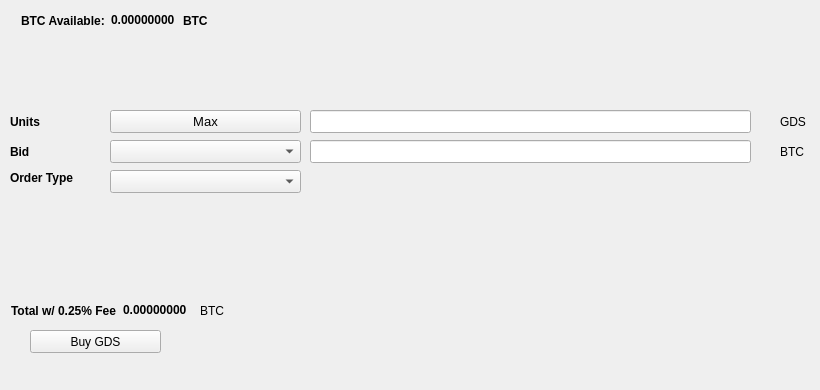
   <widget class="QWidget" name="BuyTab">
    <attribute name="title">
     <string>Buy</string>
    </attribute>
    <widget class="QPushButton" name="BuyGDS">
     <property name="geometry">
      <rect>
       <x>30</x>
       <y>330</y>
       <width>131</width>
       <height>23</height>
      </rect>
     </property>
     <property name="text">
      <string>Buy GDS</string>
     </property>
     <property name="icon">
      <iconset resource="../goods.qrc">
       <normaloff>:/icons/bitcoin</normaloff>:/icons/bitcoin</iconset>
     </property>
    </widget>
    <widget class="QLabel" name="label_3">
     <property name="geometry">
      <rect>
       <x>10</x>
       <y>110</y>
       <width>46</width>
       <height>23</height>
      </rect>
     </property>
     <property name="font">
      <font>
       <weight>75</weight>
       <bold>true</bold>
      </font>
     </property>
     <property name="text">
      <string>Units</string>
     </property>
    </widget>
    <widget class="QLineEdit" name="UnitsInput">
     <property name="geometry">
      <rect>
       <x>310</x>
       <y>110</y>
       <width>441</width>
       <height>23</height>
      </rect>
     </property>
     <property name="font">
      <font>
       <pointsize>9</pointsize>
       <weight>75</weight>
       <bold>true</bold>
      </font>
     </property>
    </widget>
    <widget class="QLineEdit" name="BuyBidPriceEdit">
     <property name="geometry">
      <rect>
       <x>310</x>
       <y>140</y>
       <width>441</width>
       <height>23</height>
      </rect>
     </property>
     <property name="font">
      <font>
       <pointsize>9</pointsize>
       <weight>75</weight>
       <bold>true</bold>
      </font>
     </property>
    </widget>
    <widget class="QLabel" name="label_4">
     <property name="geometry">
      <rect>
       <x>780</x>
       <y>110</y>
       <width>31</width>
       <height>23</height>
      </rect>
     </property>
     <property name="text">
      <string>GDS</string>
     </property>
    </widget>
    <widget class="QLabel" name="label_5">
     <property name="geometry">
      <rect>
       <x>780</x>
       <y>140</y>
       <width>31</width>
       <height>23</height>
      </rect>
     </property>
     <property name="text">
      <string>BTC</string>
     </property>
    </widget>
    <widget class="QLabel" name="label_6">
     <property name="geometry">
      <rect>
       <x>10</x>
       <y>140</y>
       <width>46</width>
       <height>23</height>
      </rect>
     </property>
     <property name="font">
      <font>
       <weight>75</weight>
       <bold>true</bold>
      </font>
     </property>
     <property name="text">
      <string>Bid</string>
     </property>
    </widget>
    <widget class="QLabel" name="label_7">
     <property name="geometry">
      <rect>
       <x>10</x>
       <y>170</y>
       <width>91</width>
       <height>16</height>
      </rect>
     </property>
     <property name="font">
      <font>
       <weight>75</weight>
       <bold>true</bold>
      </font>
     </property>
     <property name="text">
      <string>Order Type</string>
     </property>
    </widget>
    <widget class="QPushButton" name="Buy_Max_Amount">
     <property name="geometry">
      <rect>
       <x>110</x>
       <y>110</y>
       <width>191</width>
       <height>23</height>
      </rect>
     </property>
     <property name="font">
      <font>
       <pointsize>10</pointsize>
      </font>
     </property>
     <property name="text">
      <string>Max</string>
     </property>
    </widget>
    <widget class="QComboBox" name="BuyBidcomboBox">
     <property name="geometry">
      <rect>
       <x>110</x>
       <y>140</y>
       <width>191</width>
       <height>23</height>
      </rect>
     </property>
     <property name="font">
      <font>
       <pointsize>10</pointsize>
      </font>
     </property>
    </widget>
    <widget class="QComboBox" name="buyOrdertypeCombo">
     <property name="geometry">
      <rect>
       <x>110</x>
       <y>170</y>
       <width>191</width>
       <height>23</height>
      </rect>
     </property>
     <property name="font">
      <font>
       <pointsize>10</pointsize>
      </font>
     </property>
    </widget>
    <widget class="QWidget" name="layoutWidget1">
     <property name="geometry">
      <rect>
       <x>21</x>
       <y>11</y>
       <width>227</width>
       <height>19</height>
      </rect>
     </property>
     <layout class="QHBoxLayout" name="horizontalLayout_3">
      <item>
       <widget class="QLabel" name="label232">
        <property name="font">
         <font>
          <weight>75</weight>
          <bold>true</bold>
         </font>
        </property>
        <property name="text">
         <string>BTC Available:</string>
        </property>
       </widget>
      </item>
      <item>
       <widget class="QLabel" name="BtcAvailableLbl">
        <property name="palette">
         <palette>
          <active>
           <colorrole role="WindowText">
            <brush brushstyle="SolidPattern">
             <color alpha="255">
              <red>0</red>
              <green>0</green>
              <blue>0</blue>
             </color>
            </brush>
           </colorrole>
           <colorrole role="Button">
            <brush brushstyle="SolidPattern">
             <color alpha="255">
              <red>0</red>
              <green>170</green>
              <blue>0</blue>
             </color>
            </brush>
           </colorrole>
           <colorrole role="Light">
            <brush brushstyle="SolidPattern">
             <color alpha="255">
              <red>0</red>
              <green>255</green>
              <blue>0</blue>
             </color>
            </brush>
           </colorrole>
           <colorrole role="Midlight">
            <brush brushstyle="SolidPattern">
             <color alpha="255">
              <red>0</red>
              <green>212</green>
              <blue>0</blue>
             </color>
            </brush>
           </colorrole>
           <colorrole role="Dark">
            <brush brushstyle="SolidPattern">
             <color alpha="255">
              <red>0</red>
              <green>85</green>
              <blue>0</blue>
             </color>
            </brush>
           </colorrole>
           <colorrole role="Mid">
            <brush brushstyle="SolidPattern">
             <color alpha="255">
              <red>0</red>
              <green>113</green>
              <blue>0</blue>
             </color>
            </brush>
           </colorrole>
           <colorrole role="Text">
            <brush brushstyle="SolidPattern">
             <color alpha="255">
              <red>0</red>
              <green>170</green>
              <blue>0</blue>
             </color>
            </brush>
           </colorrole>
           <colorrole role="BrightText">
            <brush brushstyle="SolidPattern">
             <color alpha="255">
              <red>255</red>
              <green>255</green>
              <blue>255</blue>
             </color>
            </brush>
           </colorrole>
           <colorrole role="ButtonText">
            <brush brushstyle="SolidPattern">
             <color alpha="255">
              <red>0</red>
              <green>0</green>
              <blue>0</blue>
             </color>
            </brush>
           </colorrole>
           <colorrole role="Base">
            <brush brushstyle="SolidPattern">
             <color alpha="255">
              <red>255</red>
              <green>255</green>
              <blue>255</blue>
             </color>
            </brush>
           </colorrole>
           <colorrole role="Window">
            <brush brushstyle="SolidPattern">
             <color alpha="255">
              <red>0</red>
              <green>170</green>
              <blue>0</blue>
             </color>
            </brush>
           </colorrole>
           <colorrole role="Shadow">
            <brush brushstyle="SolidPattern">
             <color alpha="255">
              <red>0</red>
              <green>0</green>
              <blue>0</blue>
             </color>
            </brush>
           </colorrole>
           <colorrole role="AlternateBase">
            <brush brushstyle="SolidPattern">
             <color alpha="255">
              <red>127</red>
              <green>212</green>
              <blue>127</blue>
             </color>
            </brush>
           </colorrole>
           <colorrole role="ToolTipBase">
            <brush brushstyle="SolidPattern">
             <color alpha="255">
              <red>255</red>
              <green>255</green>
              <blue>220</blue>
             </color>
            </brush>
           </colorrole>
           <colorrole role="ToolTipText">
            <brush brushstyle="SolidPattern">
             <color alpha="255">
              <red>0</red>
              <green>0</green>
              <blue>0</blue>
             </color>
            </brush>
           </colorrole>
          </active>
          <inactive>
           <colorrole role="WindowText">
            <brush brushstyle="SolidPattern">
             <color alpha="255">
              <red>0</red>
              <green>0</green>
              <blue>0</blue>
             </color>
            </brush>
           </colorrole>
           <colorrole role="Button">
            <brush brushstyle="SolidPattern">
             <color alpha="255">
              <red>0</red>
              <green>170</green>
              <blue>0</blue>
             </color>
            </brush>
           </colorrole>
           <colorrole role="Light">
            <brush brushstyle="SolidPattern">
             <color alpha="255">
              <red>0</red>
              <green>255</green>
              <blue>0</blue>
             </color>
            </brush>
           </colorrole>
           <colorrole role="Midlight">
            <brush brushstyle="SolidPattern">
             <color alpha="255">
              <red>0</red>
              <green>212</green>
              <blue>0</blue>
             </color>
            </brush>
           </colorrole>
           <colorrole role="Dark">
            <brush brushstyle="SolidPattern">
             <color alpha="255">
              <red>0</red>
              <green>85</green>
              <blue>0</blue>
             </color>
            </brush>
           </colorrole>
           <colorrole role="Mid">
            <brush brushstyle="SolidPattern">
             <color alpha="255">
              <red>0</red>
              <green>113</green>
              <blue>0</blue>
             </color>
            </brush>
           </colorrole>
           <colorrole role="Text">
            <brush brushstyle="SolidPattern">
             <color alpha="255">
              <red>0</red>
              <green>170</green>
              <blue>0</blue>
             </color>
            </brush>
           </colorrole>
           <colorrole role="BrightText">
            <brush brushstyle="SolidPattern">
             <color alpha="255">
              <red>255</red>
              <green>255</green>
              <blue>255</blue>
             </color>
            </brush>
           </colorrole>
           <colorrole role="ButtonText">
            <brush brushstyle="SolidPattern">
             <color alpha="255">
              <red>0</red>
              <green>0</green>
              <blue>0</blue>
             </color>
            </brush>
           </colorrole>
           <colorrole role="Base">
            <brush brushstyle="SolidPattern">
             <color alpha="255">
              <red>255</red>
              <green>255</green>
              <blue>255</blue>
             </color>
            </brush>
           </colorrole>
           <colorrole role="Window">
            <brush brushstyle="SolidPattern">
             <color alpha="255">
              <red>0</red>
              <green>170</green>
              <blue>0</blue>
             </color>
            </brush>
           </colorrole>
           <colorrole role="Shadow">
            <brush brushstyle="SolidPattern">
             <color alpha="255">
              <red>0</red>
              <green>0</green>
              <blue>0</blue>
             </color>
            </brush>
           </colorrole>
           <colorrole role="AlternateBase">
            <brush brushstyle="SolidPattern">
             <color alpha="255">
              <red>127</red>
              <green>212</green>
              <blue>127</blue>
             </color>
            </brush>
           </colorrole>
           <colorrole role="ToolTipBase">
            <brush brushstyle="SolidPattern">
             <color alpha="255">
              <red>255</red>
              <green>255</green>
              <blue>220</blue>
             </color>
            </brush>
           </colorrole>
           <colorrole role="ToolTipText">
            <brush brushstyle="SolidPattern">
             <color alpha="255">
              <red>0</red>
              <green>0</green>
              <blue>0</blue>
             </color>
            </brush>
           </colorrole>
          </inactive>
          <disabled>
           <colorrole role="WindowText">
            <brush brushstyle="SolidPattern">
             <color alpha="255">
              <red>0</red>
              <green>85</green>
              <blue>0</blue>
             </color>
            </brush>
           </colorrole>
           <colorrole role="Button">
            <brush brushstyle="SolidPattern">
             <color alpha="255">
              <red>0</red>
              <green>170</green>
              <blue>0</blue>
             </color>
            </brush>
           </colorrole>
           <colorrole role="Light">
            <brush brushstyle="SolidPattern">
             <color alpha="255">
              <red>0</red>
              <green>255</green>
              <blue>0</blue>
             </color>
            </brush>
           </colorrole>
           <colorrole role="Midlight">
            <brush brushstyle="SolidPattern">
             <color alpha="255">
              <red>0</red>
              <green>212</green>
              <blue>0</blue>
             </color>
            </brush>
           </colorrole>
           <colorrole role="Dark">
            <brush brushstyle="SolidPattern">
             <color alpha="255">
              <red>0</red>
              <green>85</green>
              <blue>0</blue>
             </color>
            </brush>
           </colorrole>
           <colorrole role="Mid">
            <brush brushstyle="SolidPattern">
             <color alpha="255">
              <red>0</red>
              <green>113</green>
              <blue>0</blue>
             </color>
            </brush>
           </colorrole>
           <colorrole role="Text">
            <brush brushstyle="SolidPattern">
             <color alpha="255">
              <red>0</red>
              <green>85</green>
              <blue>0</blue>
             </color>
            </brush>
           </colorrole>
           <colorrole role="BrightText">
            <brush brushstyle="SolidPattern">
             <color alpha="255">
              <red>255</red>
              <green>255</green>
              <blue>255</blue>
             </color>
            </brush>
           </colorrole>
           <colorrole role="ButtonText">
            <brush brushstyle="SolidPattern">
             <color alpha="255">
              <red>0</red>
              <green>85</green>
              <blue>0</blue>
             </color>
            </brush>
           </colorrole>
           <colorrole role="Base">
            <brush brushstyle="SolidPattern">
             <color alpha="255">
              <red>0</red>
              <green>170</green>
              <blue>0</blue>
             </color>
            </brush>
           </colorrole>
           <colorrole role="Window">
            <brush brushstyle="SolidPattern">
             <color alpha="255">
              <red>0</red>
              <green>170</green>
              <blue>0</blue>
             </color>
            </brush>
           </colorrole>
           <colorrole role="Shadow">
            <brush brushstyle="SolidPattern">
             <color alpha="255">
              <red>0</red>
              <green>0</green>
              <blue>0</blue>
             </color>
            </brush>
           </colorrole>
           <colorrole role="AlternateBase">
            <brush brushstyle="SolidPattern">
             <color alpha="255">
              <red>0</red>
              <green>170</green>
              <blue>0</blue>
             </color>
            </brush>
           </colorrole>
           <colorrole role="ToolTipBase">
            <brush brushstyle="SolidPattern">
             <color alpha="255">
              <red>255</red>
              <green>255</green>
              <blue>220</blue>
             </color>
            </brush>
           </colorrole>
           <colorrole role="ToolTipText">
            <brush brushstyle="SolidPattern">
             <color alpha="255">
              <red>0</red>
              <green>0</green>
              <blue>0</blue>
             </color>
            </brush>
           </colorrole>
          </disabled>
         </palette>
        </property>
        <property name="font">
         <font>
          <weight>75</weight>
          <bold>true</bold>
         </font>
        </property>
        <property name="text">
         <string>0.00000000</string>
        </property>
        <property name="textInteractionFlags">
         <set>Qt::LinksAccessibleByMouse|Qt::TextSelectableByKeyboard|Qt::TextSelectableByMouse</set>
        </property>
       </widget>
      </item>
      <item>
       <widget class="QLabel" name="BtcAvailableLbl_2">
        <property name="font">
         <font>
          <weight>75</weight>
          <bold>true</bold>
         </font>
        </property>
        <property name="text">
         <string>BTC</string>
        </property>
       </widget>
      </item>
     </layout>
    </widget>
    <widget class="QWidget" name="layoutWidge2">
     <property name="geometry">
      <rect>
       <x>11</x>
       <y>301</y>
       <width>259</width>
       <height>19</height>
      </rect>
     </property>
     <layout class="QHBoxLayout" name="horizontalLayout_4">
      <item>
       <widget class="QLabel" name="label_9">
        <property name="font">
         <font>
          <weight>75</weight>
          <bold>true</bold>
         </font>
        </property>
        <property name="text">
         <string>Total w/ 0.25% Fee</string>
        </property>
       </widget>
      </item>
      <item>
       <widget class="QLabel" name="BuyCostLabel">
        <property name="palette">
         <palette>
          <active>
           <colorrole role="WindowText">
            <brush brushstyle="SolidPattern">
             <color alpha="255">
              <red>0</red>
              <green>0</green>
              <blue>0</blue>
             </color>
            </brush>
           </colorrole>
           <colorrole role="Button">
            <brush brushstyle="SolidPattern">
             <color alpha="255">
              <red>0</red>
              <green>170</green>
              <blue>0</blue>
             </color>
            </brush>
           </colorrole>
           <colorrole role="Light">
            <brush brushstyle="SolidPattern">
             <color alpha="255">
              <red>0</red>
              <green>255</green>
              <blue>0</blue>
             </color>
            </brush>
           </colorrole>
           <colorrole role="Midlight">
            <brush brushstyle="SolidPattern">
             <color alpha="255">
              <red>0</red>
              <green>212</green>
              <blue>0</blue>
             </color>
            </brush>
           </colorrole>
           <colorrole role="Dark">
            <brush brushstyle="SolidPattern">
             <color alpha="255">
              <red>0</red>
              <green>85</green>
              <blue>0</blue>
             </color>
            </brush>
           </colorrole>
           <colorrole role="Mid">
            <brush brushstyle="SolidPattern">
             <color alpha="255">
              <red>0</red>
              <green>113</green>
              <blue>0</blue>
             </color>
            </brush>
           </colorrole>
           <colorrole role="Text">
            <brush brushstyle="SolidPattern">
             <color alpha="255">
              <red>0</red>
              <green>170</green>
              <blue>0</blue>
             </color>
            </brush>
           </colorrole>
           <colorrole role="BrightText">
            <brush brushstyle="SolidPattern">
             <color alpha="255">
              <red>255</red>
              <green>255</green>
              <blue>255</blue>
             </color>
            </brush>
           </colorrole>
           <colorrole role="ButtonText">
            <brush brushstyle="SolidPattern">
             <color alpha="255">
              <red>0</red>
              <green>0</green>
              <blue>0</blue>
             </color>
            </brush>
           </colorrole>
           <colorrole role="Base">
            <brush brushstyle="SolidPattern">
             <color alpha="255">
              <red>255</red>
              <green>255</green>
              <blue>255</blue>
             </color>
            </brush>
           </colorrole>
           <colorrole role="Window">
            <brush brushstyle="SolidPattern">
             <color alpha="255">
              <red>0</red>
              <green>170</green>
              <blue>0</blue>
             </color>
            </brush>
           </colorrole>
           <colorrole role="Shadow">
            <brush brushstyle="SolidPattern">
             <color alpha="255">
              <red>0</red>
              <green>0</green>
              <blue>0</blue>
             </color>
            </brush>
           </colorrole>
           <colorrole role="AlternateBase">
            <brush brushstyle="SolidPattern">
             <color alpha="255">
              <red>127</red>
              <green>212</green>
              <blue>127</blue>
             </color>
            </brush>
           </colorrole>
           <colorrole role="ToolTipBase">
            <brush brushstyle="SolidPattern">
             <color alpha="255">
              <red>255</red>
              <green>255</green>
              <blue>220</blue>
             </color>
            </brush>
           </colorrole>
           <colorrole role="ToolTipText">
            <brush brushstyle="SolidPattern">
             <color alpha="255">
              <red>0</red>
              <green>0</green>
              <blue>0</blue>
             </color>
            </brush>
           </colorrole>
          </active>
          <inactive>
           <colorrole role="WindowText">
            <brush brushstyle="SolidPattern">
             <color alpha="255">
              <red>0</red>
              <green>0</green>
              <blue>0</blue>
             </color>
            </brush>
           </colorrole>
           <colorrole role="Button">
            <brush brushstyle="SolidPattern">
             <color alpha="255">
              <red>0</red>
              <green>170</green>
              <blue>0</blue>
             </color>
            </brush>
           </colorrole>
           <colorrole role="Light">
            <brush brushstyle="SolidPattern">
             <color alpha="255">
              <red>0</red>
              <green>255</green>
              <blue>0</blue>
             </color>
            </brush>
           </colorrole>
           <colorrole role="Midlight">
            <brush brushstyle="SolidPattern">
             <color alpha="255">
              <red>0</red>
              <green>212</green>
              <blue>0</blue>
             </color>
            </brush>
           </colorrole>
           <colorrole role="Dark">
            <brush brushstyle="SolidPattern">
             <color alpha="255">
              <red>0</red>
              <green>85</green>
              <blue>0</blue>
             </color>
            </brush>
           </colorrole>
           <colorrole role="Mid">
            <brush brushstyle="SolidPattern">
             <color alpha="255">
              <red>0</red>
              <green>113</green>
              <blue>0</blue>
             </color>
            </brush>
           </colorrole>
           <colorrole role="Text">
            <brush brushstyle="SolidPattern">
             <color alpha="255">
              <red>0</red>
              <green>170</green>
              <blue>0</blue>
             </color>
            </brush>
           </colorrole>
           <colorrole role="BrightText">
            <brush brushstyle="SolidPattern">
             <color alpha="255">
              <red>255</red>
              <green>255</green>
              <blue>255</blue>
             </color>
            </brush>
           </colorrole>
           <colorrole role="ButtonText">
            <brush brushstyle="SolidPattern">
             <color alpha="255">
              <red>0</red>
              <green>0</green>
              <blue>0</blue>
             </color>
            </brush>
           </colorrole>
           <colorrole role="Base">
            <brush brushstyle="SolidPattern">
             <color alpha="255">
              <red>255</red>
              <green>255</green>
              <blue>255</blue>
             </color>
            </brush>
           </colorrole>
           <colorrole role="Window">
            <brush brushstyle="SolidPattern">
             <color alpha="255">
              <red>0</red>
              <green>170</green>
              <blue>0</blue>
             </color>
            </brush>
           </colorrole>
           <colorrole role="Shadow">
            <brush brushstyle="SolidPattern">
             <color alpha="255">
              <red>0</red>
              <green>0</green>
              <blue>0</blue>
             </color>
            </brush>
           </colorrole>
           <colorrole role="AlternateBase">
            <brush brushstyle="SolidPattern">
             <color alpha="255">
              <red>127</red>
              <green>212</green>
              <blue>127</blue>
             </color>
            </brush>
           </colorrole>
           <colorrole role="ToolTipBase">
            <brush brushstyle="SolidPattern">
             <color alpha="255">
              <red>255</red>
              <green>255</green>
              <blue>220</blue>
             </color>
            </brush>
           </colorrole>
           <colorrole role="ToolTipText">
            <brush brushstyle="SolidPattern">
             <color alpha="255">
              <red>0</red>
              <green>0</green>
              <blue>0</blue>
             </color>
            </brush>
           </colorrole>
          </inactive>
          <disabled>
           <colorrole role="WindowText">
            <brush brushstyle="SolidPattern">
             <color alpha="255">
              <red>0</red>
              <green>85</green>
              <blue>0</blue>
             </color>
            </brush>
           </colorrole>
           <colorrole role="Button">
            <brush brushstyle="SolidPattern">
             <color alpha="255">
              <red>0</red>
              <green>170</green>
              <blue>0</blue>
             </color>
            </brush>
           </colorrole>
           <colorrole role="Light">
            <brush brushstyle="SolidPattern">
             <color alpha="255">
              <red>0</red>
              <green>255</green>
              <blue>0</blue>
             </color>
            </brush>
           </colorrole>
           <colorrole role="Midlight">
            <brush brushstyle="SolidPattern">
             <color alpha="255">
              <red>0</red>
              <green>212</green>
              <blue>0</blue>
             </color>
            </brush>
           </colorrole>
           <colorrole role="Dark">
            <brush brushstyle="SolidPattern">
             <color alpha="255">
              <red>0</red>
              <green>85</green>
              <blue>0</blue>
             </color>
            </brush>
           </colorrole>
           <colorrole role="Mid">
            <brush brushstyle="SolidPattern">
             <color alpha="255">
              <red>0</red>
              <green>113</green>
              <blue>0</blue>
             </color>
            </brush>
           </colorrole>
           <colorrole role="Text">
            <brush brushstyle="SolidPattern">
             <color alpha="255">
              <red>0</red>
              <green>85</green>
              <blue>0</blue>
             </color>
            </brush>
           </colorrole>
           <colorrole role="BrightText">
            <brush brushstyle="SolidPattern">
             <color alpha="255">
              <red>255</red>
              <green>255</green>
              <blue>255</blue>
             </color>
            </brush>
           </colorrole>
           <colorrole role="ButtonText">
            <brush brushstyle="SolidPattern">
             <color alpha="255">
              <red>0</red>
              <green>85</green>
              <blue>0</blue>
             </color>
            </brush>
           </colorrole>
           <colorrole role="Base">
            <brush brushstyle="SolidPattern">
             <color alpha="255">
              <red>0</red>
              <green>170</green>
              <blue>0</blue>
             </color>
            </brush>
           </colorrole>
           <colorrole role="Window">
            <brush brushstyle="SolidPattern">
             <color alpha="255">
              <red>0</red>
              <green>170</green>
              <blue>0</blue>
             </color>
            </brush>
           </colorrole>
           <colorrole role="Shadow">
            <brush brushstyle="SolidPattern">
             <color alpha="255">
              <red>0</red>
              <green>0</green>
              <blue>0</blue>
             </color>
            </brush>
           </colorrole>
           <colorrole role="AlternateBase">
            <brush brushstyle="SolidPattern">
             <color alpha="255">
              <red>0</red>
              <green>170</green>
              <blue>0</blue>
             </color>
            </brush>
           </colorrole>
           <colorrole role="ToolTipBase">
            <brush brushstyle="SolidPattern">
             <color alpha="255">
              <red>255</red>
              <green>255</green>
              <blue>220</blue>
             </color>
            </brush>
           </colorrole>
           <colorrole role="ToolTipText">
            <brush brushstyle="SolidPattern">
             <color alpha="255">
              <red>0</red>
              <green>0</green>
              <blue>0</blue>
             </color>
            </brush>
           </colorrole>
          </disabled>
         </palette>
        </property>
        <property name="font">
         <font>
          <weight>75</weight>
          <bold>true</bold>
         </font>
        </property>
        <property name="autoFillBackground">
         <bool>false</bool>
        </property>
        <property name="text">
         <string>0.00000000</string>
        </property>
        <property name="textInteractionFlags">
         <set>Qt::LinksAccessibleByMouse|Qt::TextSelectableByMouse</set>
        </property>
       </widget>
      </item>
      <item>
       <widget class="QLabel" name="label_10">
        <property name="font">
         <font>
          <weight>50</weight>
          <bold>false</bold>
         </font>
        </property>
        <property name="text">
         <string>BTC</string>
        </property>
       </widget>
      </item>
     </layout>
    </widget>
    <widget class="QLabel" name="label_24">
     <property name="geometry">
      <rect>
       <x>460</x>
       <y>300</y>
       <width>281</width>
       <height>81</height>
      </rect>
     </property>
     <property name="text">
      <string/>
     </property>
     <property name="pixmap">
      <pixmap>:/images/bittrex</pixmap>
     </property>
    </widget>
   </widget>
